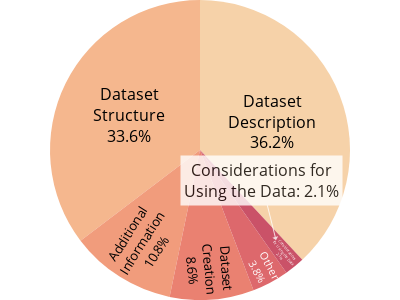

The code cell stored with this chart in its notebook:
### Code cell
import matplotlib.pyplot as plt
import seaborn as sns
import plotly.express as px
import pandas as pd

data = pd.DataFrame(
    {'section': section_list,
     'coverage': [coverage_pd[i].head(100).mean() for i in section_list]
    })

labels = ['Dataset<br>Description', 'Dataset<br>Structure', 'Dataset<br>Creation', 'Considerations<br>for Using the Data', 'Additional<br>Information', 'Other']

fig = px.pie(data, values='coverage', names='section', color_discrete_sequence=px.colors.sequential.Redor)
# change value to be displayed inside the pie chart and add labels, value should be in percentage format
values = data['coverage'].values*100
values = [f'{value:.1f}%' for value in values]

fig.update_traces(textposition='inside', textinfo='text+label', labels=labels, text=values)


# add annotation "Considerations for Using the Data"
fig.add_annotation(x=0.69, y=0.2, ax=-15, ay=-60,
            text="Considerations for<br>Using the Data: {:.1f}%".format(data.loc[data['section'] == 'considerations for using the data', 'coverage'].values[0]*100),
            arrowhead=1, showarrow=True,
            borderpad=3,
            # set arrow color to white
            arrowcolor="white",
            # set text color to black
            font=dict(
                color="black",
                size=16
                ),
            bgcolor="#ffffff",
            opacity=0.8)

fig.update_layout(title_text="Average Coverage of Dataset Card Sections")
# customize the text color of each section
fig.update_traces(textfont_color=['black', 'black', 'black', 'white', 'black', 'white'])
# change the boldness of the text
fig.update_traces(textfont_size=[16, 16, 14, 14, 14, 16])

fig.update_layout(showlegend=False)
fig.update_layout(title_text=None)

# update figure size
fig.update_layout(
    autosize=False,
    width=400,
    height=300,
    margin=dict(l=0, r=0, b=0, t=0, pad=0)
)
fig.show()


# import plotly.io as pio

# # Save the figure with a high resolution (dpi=300)
# pio.write_image(fig, 'Figure3_pie_chart.jpeg', width=400, height=300, scale=10)

### Figure 1 — Plotly figure (JSON) as saved in the notebook; plotly's stock layout.template omitted (floating-point values rounded to 4 significant figures)
{"data": [{"domain": {"x": [0, 1], "y": [0, 1]}, "hovertemplate": "section=%{label}<br>coverage=%{value}<extra></extra>", "labels": ["Dataset<br>Description", "Dataset<br>Structure", "Dataset<br>Creation", "Considerations<br>for Using the Data", "Additional<br>Information", "Other"], "legendgroup": "", "name": "", "showlegend": true, "text": ["36.2%", "33.6%", "8.6%", "2.1%", "10.8%", "3.8%"], "textfont": {"color": ["black", "black", "black", "white", "black", "white"], "size": [16, 16, 14, 14, 14, 16]}, "textinfo": "text+label", "textposition": "inside", "type": "pie", "values": [0.3615, 0.3356, 0.08605, 0.02071, 0.1085, 0.03764]}], "layout": {"annotations": [{"arrowcolor": "white", "arrowhead": 1, "ax": -15, "ay": -60, "bgcolor": "#ffffff", "borderpad": 3, "font": {"color": "black", "size": 16}, "opacity": 0.8, "showarrow": true, "text": "Considerations for<br>Using the Data: 2.1%", "x": 0.69, "y": 0.2}], "autosize": false, "height": 300, "legend": {"tracegroupgap": 0}, "margin": {"b": 0, "l": 0, "pad": 0, "r": 0, "t": 0}, "piecolorway": ["rgb(246, 210, 169)", "rgb(245, 183, 142)", "rgb(241, 156, 124)", "rgb(234, 129, 113)", "rgb(221, 104, 108)", "rgb(202, 82, 104)", "rgb(177, 63, 100)"], "showlegend": false, "title": {}, "width": 400}}
